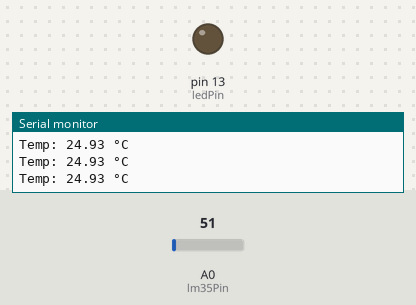
A sketch run on a simulated Arduino Uno, built with avr-gcc and run on an emulated ATmega328P. Shown: output pins drawn as LEDs (lit = HIGH), the last lines printed to the serial monitor. The inputs (shaded band) are chosen by the test bench; at power-on: A0 (lm35Pin) = 51.

Above: at 1.2 s.
1.3 s: A0 (lm35Pin) set to 22
4.3 s: A0 (lm35Pin) set to 18
7.3 s: A0 (lm35Pin) set to 55
10.0 s: A0 (lm35Pin) set to 64
At 11.1 s:
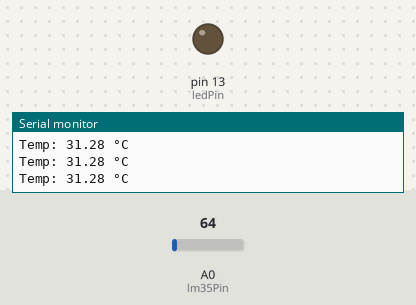
11.5 s: A0 (lm35Pin) set to 30
At 13.7 s:
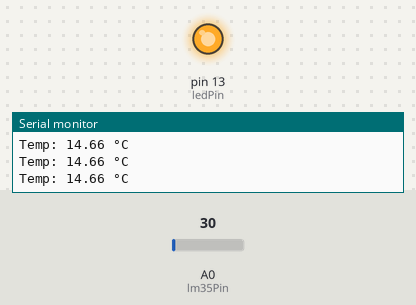
Timing chart, 0 to 15.5 s (numbered marks = the images above; inputs shaded):
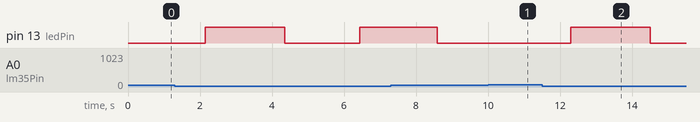

Measured:
- after the input at 10.0 s, pin 13 (ledPin): stays LOW (without the input it goes to HIGH after 0.80 s)
- after the input at 11.5 s, pin 13 (ledPin): LOW → HIGH after 0.80 s instead of 2.9 s

The sketch:

arduino.ino
```cpp
// Initialize the constants for LM35 temperature sensor and led pins
const int lm35Pin = A0;
const int ledPin = 13;

// store temperature, led state, and counters into a variable
float temp;
bool ledState = LOW;
int belowThresholdCount = 0;
int aboveThresholdCount = 0;

// Constants for temperature threshold, led intervals, and conversion factor
const float tempThreshold = 30.0;
const int belowThresholdInterval = 250;
const int aboveThresholdInterval = 500;
const float tempConversionFactor = 0.48876;

// setup function runs once at the start of execution
void setup()
{
  pinMode(lm35Pin, INPUT);   // Set LM35 temperature sensor pin as input
  pinMode(ledPin, OUTPUT);   // Set led sensor pin as output

  // Initialize serial communication
  Serial.begin(9600);
}

// execution of loop
void loop()
{
  // Read the temperature from LM35 temperature sensor
  temp = readTemp();

  //print temperature values to Serial Monitor
  Serial.print("Temp: ");
  Serial.print(temp);
  Serial.println(" °C");

  // Check temperature conditions and control led accordingly
  if (temp < tempThreshold)
  {
    manageBelowThresholdled();
  }
  else
  {
    manageAboveThresholdled();
  }
}

// use function to read temperature from LM35 sensor
float readTemp()
{
  return analogRead(lm35Pin) * tempConversionFactor;  // Converting to Celsius
}

// Function to manage led when temperature falls below the threshold
void manageBelowThresholdled()
{
  // Increment below threshold count
  belowThresholdCount++;

  // Check if the interval has passed
  if (belowThresholdCount >= belowThresholdInterval / 2)
  {
    // Reset the count value
    belowThresholdCount = 0;

    // Toggle the led state
    ledState = !ledState;
    digitalWrite(ledPin, ledState);
  }
}

// Function to manage led when temperature rises above the threshold
void manageAboveThresholdled()
{
  // Increment the above threshold count
  aboveThresholdCount++;

  // Check if the interval has passed
  if (aboveThresholdCount >= aboveThresholdInterval / 2)
  {
    // Reset the count
    aboveThresholdCount = 0;

    // Toggle the led state
    ledState = !ledState;
    digitalWrite(ledPin, ledState);
  }
}
```
